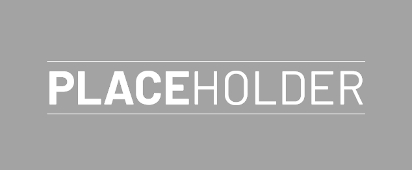
#> input picture fbw/msfs/fbw-a380x/src/base/flybywire-aircraft-a380-842/ContentInfo/tyler58546-block-airplane/Thumbnail.jpg, 412 x 170 px
$ python clean.py ../../../fbw/msfs/fbw-a380x/src/base/flybywire-aircraft-a380-842/ContentInfo/tyler58546-block-airplane/Thumbnail.jpg ../../../fbw/msfs/fbw-a380x/src/base/flybywire-aircraft-a380-842/ContentInfo/tyler58546-block-airplane/Thumbnail.jpg
#> lines starting #> are read from the running program, lines starting #| are printed output that depends on the picture; after the words box and inside, x2 and y2 are one past the last pixel; in counts of white or black regions, pixels touching at a corner belong together
import sys

import numpy as np
from PIL import Image
from scipy import ndimage as ndi

PROBE = 11
DEPTH = 0.018
MAX_SPOT = 28
FLAT = 0.006


def small_parts(mask, max_size):
    lab, n = ndi.label(mask)
    if n == 0:
        return mask
    keep = np.zeros(n + 1, bool)
    for i, sl in enumerate(ndi.find_objects(lab), start=1):
        if sl is not None and max(sl[0].stop - sl[0].start, sl[1].stop - sl[1].start) <= max_size:
            keep[i] = True
    return keep[lab]


def clean_rgb(img, scale=1.0):
    img = img.astype(np.float32)
    probe = max(3, int(round(PROBE * scale)) | 1)
    lum = img[..., :3].mean(axis=2)
    closed = ndi.grey_closing(lum, size=(probe, probe))
    opened = ndi.grey_opening(lum, size=(probe, probe))
    def flat(x):
        g = ndi.gaussian_filter(x, 1.5 * scale)
        return ndi.maximum_filter(np.hypot(ndi.sobel(g, 0), ndi.sobel(g, 1)) / 8.0, size=probe) < FLAT
    spots = small_parts(((closed - lum) > DEPTH) & flat(closed), MAX_SPOT * scale) | small_parts(((lum - opened) > DEPTH) & flat(opened), MAX_SPOT * scale)
    spots = ndi.binary_dilation(spots, iterations=max(1, int(round(2 * scale))))
    known = ~spots
    smooth = np.empty_like(img)
    w = ndi.gaussian_filter(known.astype(np.float32), 3 * scale)
    for c in range(img.shape[2]):
        smooth[..., c] = ndi.gaussian_filter(img[..., c] * known, 3 * scale) / np.maximum(w, 1e-4)
    far = w < 0.05
    if far.any():
        idx = ndi.distance_transform_edt(~known, return_distances=False, return_indices=True)
        nearest = img[idx[0], idx[1]]
        smooth[far] = nearest[far]
    soft = ndi.gaussian_filter(spots.astype(np.float32), 1.0 * scale)[..., None]
    return img * (1 - soft) + smooth * soft, spots


if __name__ == '__main__':
    src, out = sys.argv[1], sys.argv[2]
    im = np.asarray(Image.open(src).convert('RGBA')).astype(np.float32) / 255.0
    scale = im.shape[1] / 4096
#> scale = 0.101
    rgb, spots = clean_rgb(im[..., :3], scale)
#> in flat, `return ndi.maximum_filter(np.hypot(ndi.sobel(g, 0), ndi.sobel(g, 1)) /..`:
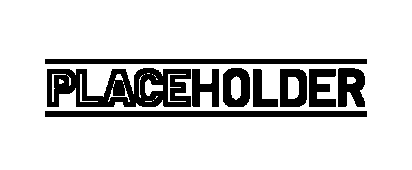
#> returned value: shape (170, 412) bool; 83.7% white; 9 black regions, largest, box (x1, y1, x2, y2) and area: (47, 68, 191, 107) 3677, (45, 111, 367, 117) 1932, (45, 59, 367, 64) 1610
#> in small_parts, `lab, n = ndi.label(mask)`:
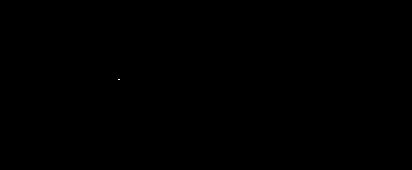
#> lab: shape (170, 412) int32; values 0 (black) and 1 (white), 0% white in thin lines or dots, all inside (x1, y1, x2, y2) = (118, 79, 120, 80)
#> in small_parts, `lab, n = ndi.label(mask)`: n = 1
#> the loop in small_parts, `for i, sl in enumerate(ndi.find_objects(lab), start=1):` made 1 pass
#> i on pass 1: 1
#> after the loop in small_parts, `for i, sl in enumerate(ndi.find_objects(lab), start=1):`: keep = [False, True]
#> in flat (call 2), `return ndi.maximum_filter(np.hypot(ndi.sobel(g, 0), ndi.sobel(g, 1)) /..`:
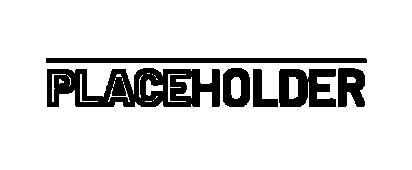
#> returned value: shape (170, 412) bool; 86.1% white; 6 black regions, box (x1, y1, x2, y2) and area: (47, 68, 220, 107) 4487, (46, 58, 367, 63) 1604, (279, 69, 336, 107) 1571, (338, 68, 365, 107) 835, (223, 68, 250, 107) 767, (253, 69, 278, 107) 469
#> call 2 of small_parts, with max_size = 2.82
#> in small_parts (call 2), `lab, n = ndi.label(mask)`:
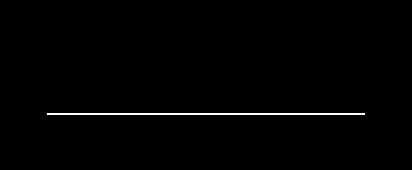
#> lab: shape (170, 412) int32; values 0 (black) and 1 (white), 0.91% white in thin lines or dots, all inside (x1, y1, x2, y2) = (47, 113, 365, 115)
#> the loop in small_parts (call 2), `for i, sl in enumerate(ndi.find_objects(lab), start=1):` made 1 pass
#> in small_parts (call 2), `return keep[lab]`: returned value: shape (170, 412) bool; every value is 0
#> in clean_rgb, `spots = ndi.binary_dilation(spots, iterations=max(1, int(round(2 * sca..`: spots: shape (170, 412) bool; 0.01% white in thin lines or dots, all inside (x1, y1, x2, y2) = (117, 78, 121, 81)
#> in clean_rgb, `smooth[far] = nearest[far]`: smooth: shape (170, 412, 3) float32; min 0.587, max 1, mean 0.661
    print(f'{spots.mean() * 100:.1f}% of texels cleaned')
#| 0.0% of texels cleaned
    res = np.concatenate([rgb, im[..., 3:4]], axis=2)
    Image.fromarray((np.clip(res, 0, 1) * 255 + 0.5).astype(np.uint8), 'RGBA').save(out)
